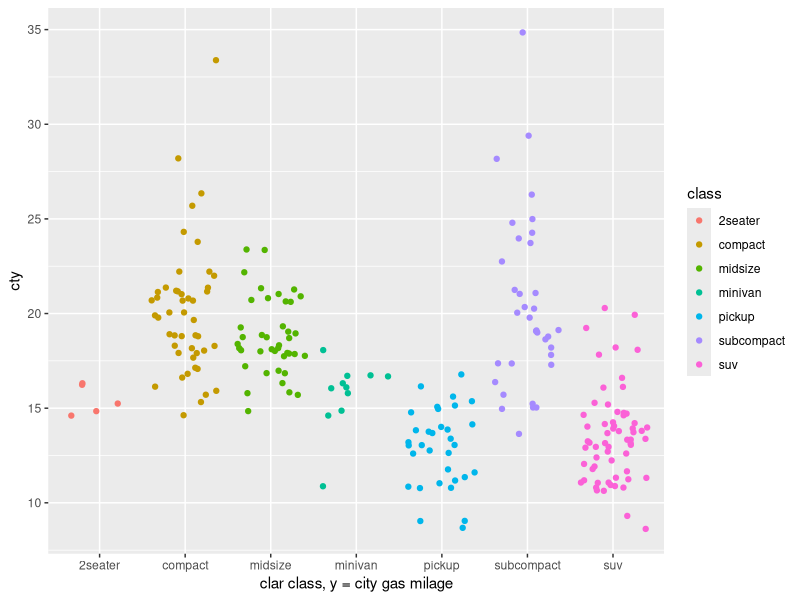

This figure's R source:
## ---- chunk 1
knitr::opts_chunk$set(echo = TRUE)
library(tidyverse)
## ---- chunk 2
ggplot(data = mpg, aes(x = class, y = cty)) +
	geom_jitter(aes(color = class)) +
  labs(x = "clar class, y = city gas milage")
